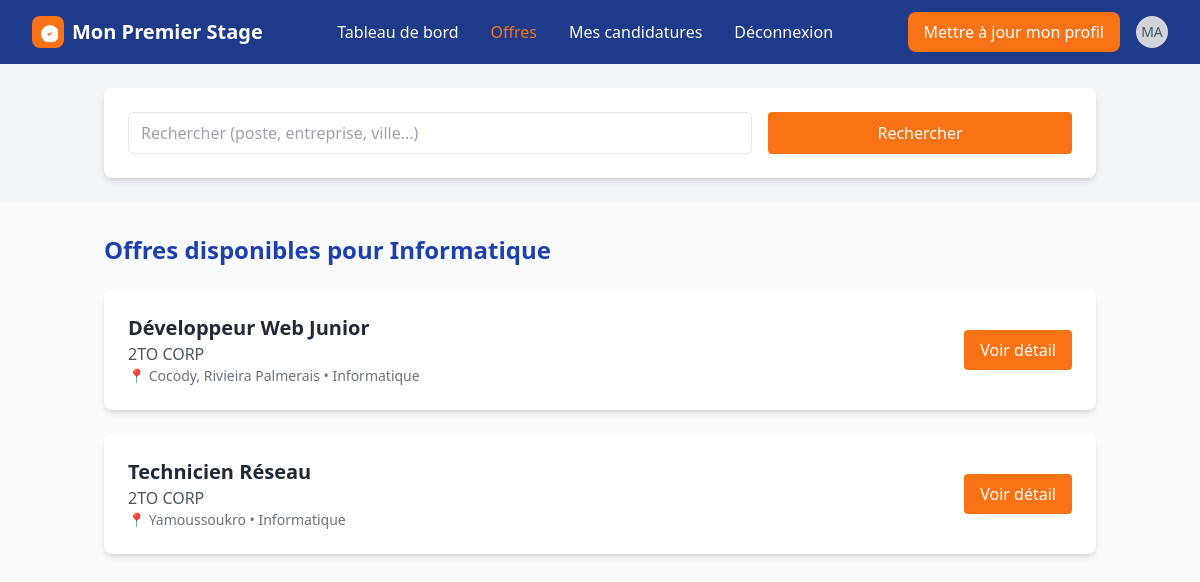
Page /offres/ (signed in) on the committed database.
### app_premier_stage/models.py (models this page shows, shortened)
class User(AbstractUser):
    ROLES_CHOICES = (
        ("stagiaire", "Stagiaire"),
        ("entreprise", "Entreprise"),
        ("administrateur", "Administrateur"),
    )
    role = models.CharField(max_length=20, choices=ROLES_CHOICES, default="stagiaire")
    is_profile_completed = models.BooleanField(default=False)

class Stagiaire(models.Model):
    id_stagiaire = models.UUIDField(primary_key=True, default=uuid.uuid4, editable=False)
    user = models.OneToOneField(
        settings.AUTH_USER_MODEL,
        on_delete=models.CASCADE,
        related_name="profil_stagiaire"
    )
    nom_stagiaire = models.CharField(max_length=30, default="")
    prenom_stagiaire = models.CharField(max_length=100, default="")
    etablissement = models.CharField(max_length=50, default="")
    date_naissance_stagiaire = models.DateField()
    telephone_stagiaire = models.CharField(max_length=15, default="+225")
    email_stagiaire = models.EmailField(max_length=30,default="")
    filiere_stagiaire = models.CharField(max_length=30, default="")
    cv_stagiaire = models.FileField(upload_to="cvs/", blank=True, null=True)
    photo = models.ImageField(upload_to="photos/", blank=True, null=True)
    created_at = models.DateTimeField(auto_now_add=True)

class OffreEmploi(models.Model):
    id_offre = models.UUIDField(primary_key=True, default=uuid.uuid4, editable=False)
    user = models.ForeignKey(
        settings.AUTH_USER_MODEL,
        on_delete=models.CASCADE,
        related_name="offres_entreprise",
        default=""
    )
    entreprise = models.ForeignKey(Entreprise, on_delete=models.CASCADE, related_name="offres")
    titre_poste = models.CharField(max_length=30, default="")
    domaine_poste = models.CharField(max_length=100,default="")
    description_offre = models.TextField(max_length=1000,default="",null=True, blank=True)
    type_offre = models.CharField(max_length=150,default="")
    type_contrat = models.CharField(max_length=150,default="",null=True, blank=True)
    competence_requis = models.CharField(max_length=250,default="",null=True, blank=True)
    duree_contrat = models.CharField(max_length=20,default="",null=True, blank=True)
    date_debut_offre = models.DateField()
    remuneration_offre = models.CharField(max_length=10,default="",null=True, blank=True)
    mission_offre = models.CharField(max_length=300,default="",null=True, blank=True)
    localisation_offre = models.CharField(max_length=100, default="")
    statut_offre = models.CharField(max_length=20,default="disponible")
    date_fin_candidature = models.DateField()
    created_at = models.DateTimeField(auto_now_add=True)

class Entreprise(models.Model):
    id_entreprise = models.UUIDField(primary_key=True, default=uuid.uuid4, editable=False)
    user = models.OneToOneField(
        settings.AUTH_USER_MODEL,
        on_delete=models.CASCADE,
        related_name="profil_entreprise"
    )
    nom_entreprise = models.CharField(max_length=30, default="")
    domaine_expertise = models.CharField(max_length=100, default="")
    telephone_entreprise = models.CharField(max_length=15,default="")
    email_entreprise = models.EmailField(default="")
    nombre_employe = models.CharField(max_length=20,default="",null=True, blank=True)
    site_entreprise = models.URLField(default="",null=True, blank=True)
    validation_entreprise = models.BooleanField(default=False)
    localisation_entreprise = models.CharField(max_length=30, default="")
    description_entreprise = models.CharField(max_length=100,default="",null=True, blank=True)
    created_at = models.DateTimeField(auto_now_add=True)

### app_premier_stage/views.py (the view)
# urls.py: path('offres/',views.Offres,name='offres'),
def Offres(request):
    try:
        stagiaire = get_object_or_404(Stagiaire,user=request.user)
    except Stagiaire.DoesNotExist:
        messages.error(request,"Utilisateur inexistant")
        return redirect ("inscriptionDiplome")
    offre = OffreEmploi.objects.filter(domaine_poste__icontains=stagiaire.filiere_stagiaire).select_related("entreprise")
    query = request.GET.get("recherche")
    if query:
        offre = offre.filter(
            Q(titre_poste__icontains = query),
            Q(localisation_offre__icontains =query),
            Q(domaine_poste__icontains=query)
        )
    paginator = Paginator(offre,5)
    pages = request.GET.get("page")
    offres = paginator.get_page(pages)
    context = {
        "offres":offres,
        "stagiaire":stagiaire
    }
    return render(request,"diplome/offres.html",context=context)

### app_premier_stage/templates/diplome/offres.html (shortened to what this page needs)
{% extends 'base.html' %}
{% block content %}
{% include "diplome/header.html" %}
<section class="py-6 bg-slate-100">
    <div class="container mx-auto px-4">
        <div class="bg-white rounded-lg shadow-md p-6">
            <form method="get" class="grid grid-cols-1 md:grid-cols-3 gap-4">
                <input type="text" name="recherche" value="{{ query }}"
                    placeholder="Rechercher (poste, entreprise, ville...)"
                    class="w-full px-3 py-2 border rounded-md focus:ring-2 focus:ring-blue-500 col-span-2">
                <button type="submit" class="bg-orange-500 text-white px-6 py-2 rounded hover:bg-orange-600 w-full md:w-auto">
                    Rechercher
                </button>
            </form>
        </div>
    </div>
</section>
<section class="py-8">
    <div class="container mx-auto px-4">
        <h2 class="text-2xl font-bold text-blue-800 mb-6">
            Offres disponibles pour {{ stagiaire.filiere_stagiaire }}
        </h2>
        <div class="grid gap-6">
            {% for offre in offres %}
            <div class="bg-white rounded-lg shadow-md p-6 flex flex-col md:flex-row md:justify-between md:items-center">
                <div class="mb-4 md:mb-0">
                    <h3 class="text-lg md:text-xl font-bold">{{ offre.titre_poste }}</h3>
                    <p class="text-gray-600">{{ offre.entreprise.nom_entreprise }}</p>
                    <p class="text-gray-500 text-sm">📍 {{ offre.localisation_offre }} • {{ offre.domaine_poste }}</p>
                </div>
                <a href="{% url 'detail' offre.id_offre %}">
                    <button class="bg-orange-500 text-white px-4 py-2 rounded hover:bg-orange-600 w-full md:w-auto">
                        Voir détail
                    </button>
                </a>
            </div>
            {% empty %}
            <p class="text-gray-600">Aucune offre trouvée.</p>
            {% endfor %}
        </div>
    </div>
</section>
{% endblock %}

### app_premier_stage/templates/diplome/header.html (shortened to what this page needs)
<header class="bg-primary-blue text-white shadow-lg">
    <div class="max-w-7xl mx-auto px-4 sm:px-6 lg:px-8">
        <div class="flex justify-between items-center h-16">
            <div class="flex items-center space-x-2">
                <div class="w-8 h-8 bg-primary-orange rounded-lg flex items-center justify-center">
                    <svg class="w-5 h-5 text-white" fill="currentColor" viewBox="0 0 20 20">
                        <path d="M9 12l2 2 4-4m6 2a9 9 0 11-18 0 9 9 0 0118 0z"/>
                    </svg>
                </div>
                <span class="text-xl font-bold">Mon Premier Stage</span>
            </div>
            <nav class="hidden md:flex space-x-8">
                <a href="{% url 'diplome' %}" class="transition-colors {% if request.resolver_match.url_name == 'diplome' %}text-primary-orange font-medium border-b-2 border-primary-orange pb-1{% else %}hover:text-primary-orange{% endif %}">
                    Tableau de bord
                </a>
                <a href="{% url 'offres' %}" class="transition-colors {% if request.resolver_match.url_name == 'offres' %}text-primary-orange font-medium{% else %}hover:text-primary-orange{% endif %}">
                    Offres
                </a>
                <a href="{% url 'candidature' %}" class="transition-colors {% if request.resolver_match.url_name == 'candidature' %}text-primary-orange font-medium{% else %}hover:text-primary-orange{% endif %}">
                    Mes candidatures
                </a>
                <a href="{% url 'deconnexion' %}" class="hover:text-red-400 transition-colors">Déconnexion</a>
            </nav>
            <div class="hidden md:flex items-center space-x-4">
                <a href="{% url 'profilcandidat' %}">
                    <button class="bg-primary-orange hover:bg-orange-600 px-4 py-2 rounded-lg font-medium transition-colors">
                        Mettre à jour mon profil
                    </button>
                </a>
                <div class="w-8 h-8 bg-gray-300 rounded-full flex items-center justify-center">
                    <span class="text-gray-600 font-medium text-sm">
                        {{ user.first_name|default:user.username|slice:":2"|upper }}
                    </span>
                </div>
            </div>
        </div>
    </div>
</header>

### rows in the picture
User: first_name "MA"
Stagiaire: filiere_stagiaire "Informatique"
OffreEmploi: titre_poste "Développeur Web Junior", entreprise.nom_entreprise "2TO CORP", localisation_offre "Cocody, Rivieira Palmerais", domaine_poste "Informatique"
OffreEmploi: titre_poste "Technicien Réseau", entreprise.nom_entreprise "2TO CORP", localisation_offre "Yamoussoukro", domaine_poste "Informatique"
